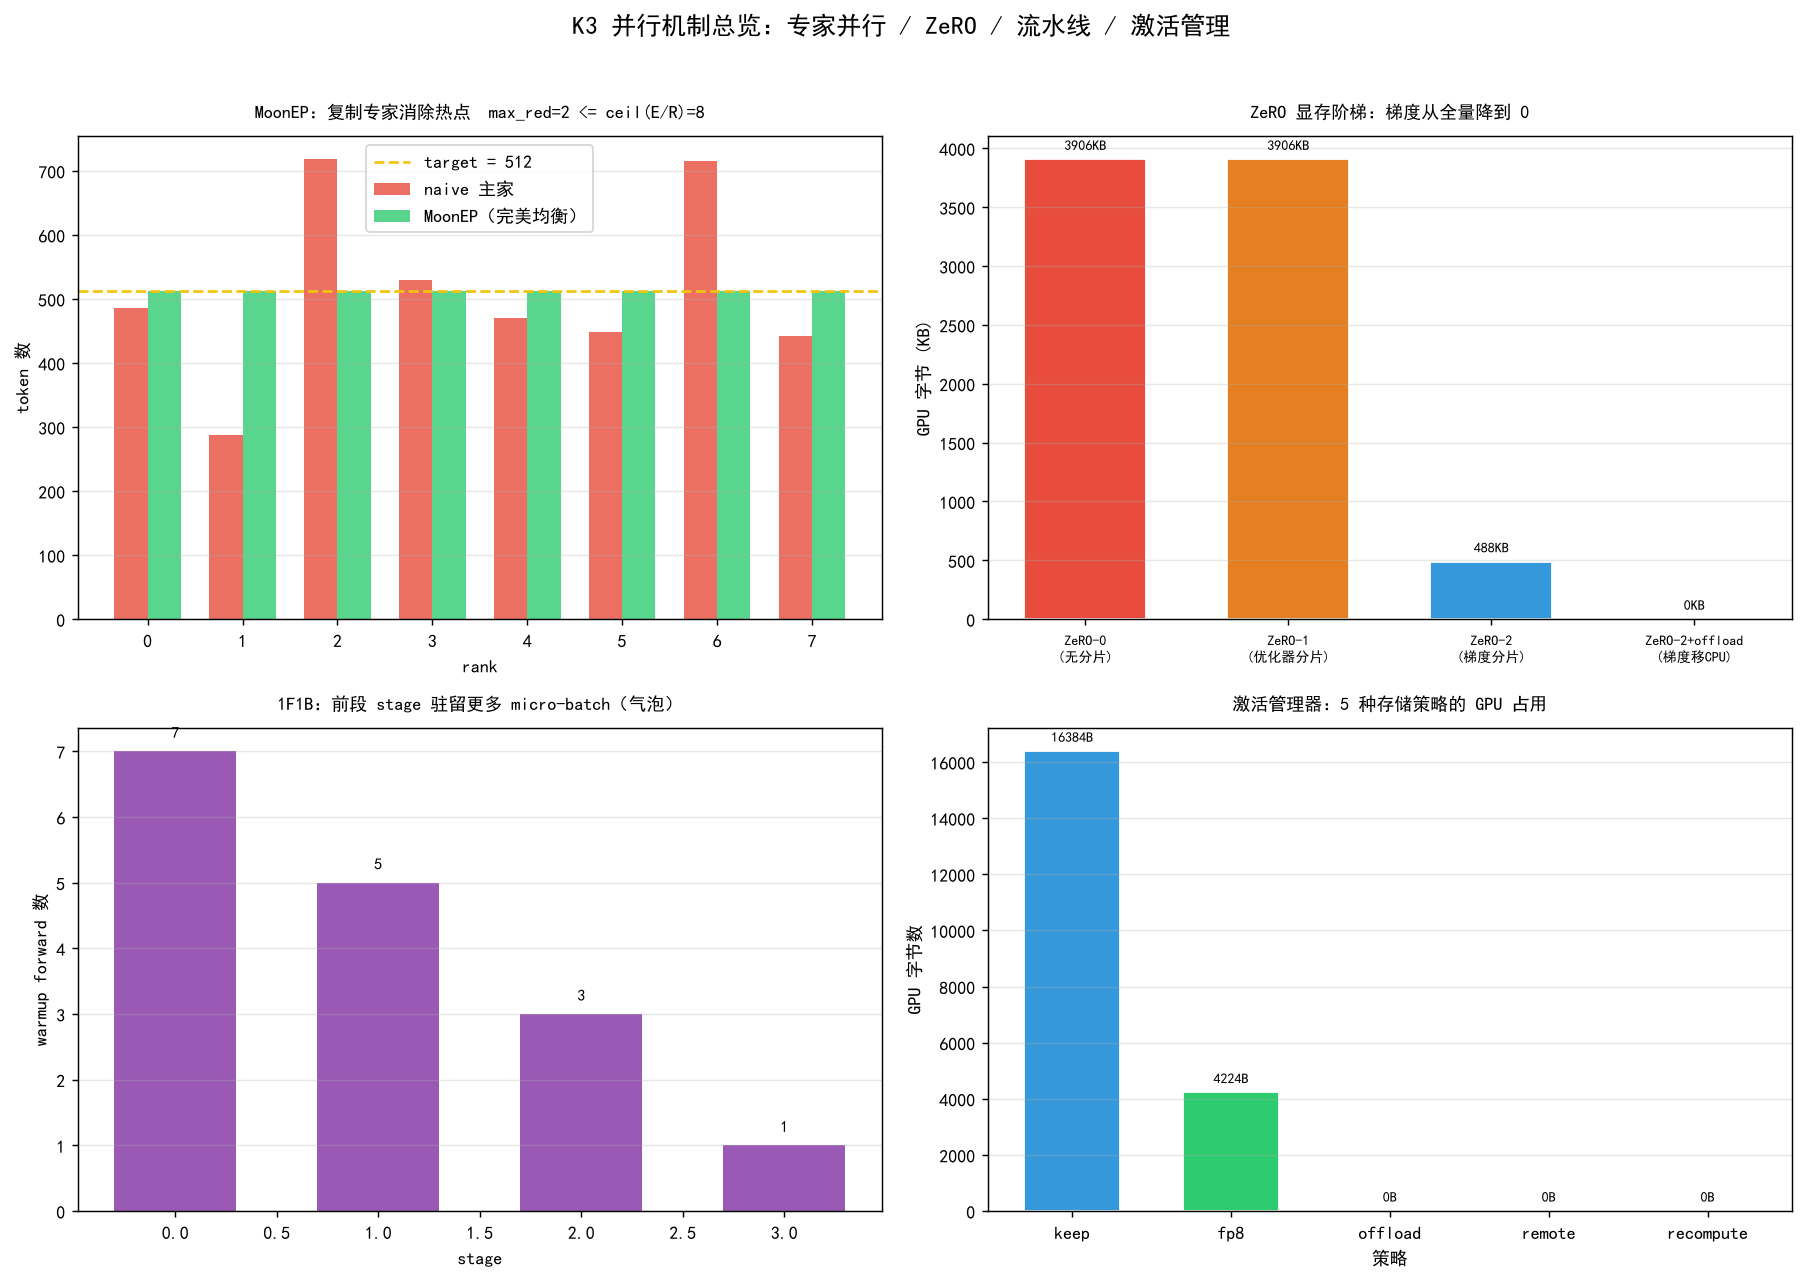

Generate this figure with Python:
# -*- coding: utf-8 -*-
"""并行机制总览图（向后兼容入口）。

原先的 plot_parallel.py 把四个实验混在一个 main() 里。
现在重构为：每个模块一个独立的 plot_xxx.py，每个 fig_xxx() 返回 (fig, text)。
本文件作为总览入口保留，仍然输出 plot_parallel.png 这一张 2x2 总览图。

详细的各模块独立图请运行：
  - plot_groups.py       — PP x EP x CP x DP 进程网格
  - plot_kcp.py          — KDA Context Parallelism (KCP)
  - plot_moonep.py       — MoonEP 专家并行
  - plot_zero.py         — ZeRO 梯度分片
  - plot_pipeline.py     — 流水线 / 1F1B / AttnRes 缓存 / 激活均衡
  - plot_activation.py   — 激活管理器 / FP8 块量化

运行方式（与旧版一致）：
    python plot_parallel.py
"""
from __future__ import annotations

from plot_utils import add_src_to_path

add_src_to_path()

import matplotlib

matplotlib.use("Agg")
import matplotlib.pyplot as plt
import numpy as np
import torch

from plot_utils import (
    setup_cjk_font, get_font_prop, text as _text,
    ax_title as _at, ax_labels as _al, ax_legend as _leg,
)
from models.llm.kimi_k3.parallel.moonep import plan_redundant_experts
from models.llm.kimi_k3.parallel.pipeline import one_f_one_b_schedule

HERE = __import__("os").path.dirname(__import__("os").path.abspath(__file__))


def _moonep_data(seed=0, n_experts=64, n_ranks=8, tokens_per_rank=512, skew=2.0):
    gen = torch.Generator().manual_seed(seed)
    total = tokens_per_rank * n_ranks
    weights = torch.rand(n_experts, generator=gen).pow(skew) + 1e-6
    probs = weights / weights.sum()
    draw = torch.multinomial(probs, total, replacement=True, generator=gen)
    loads = torch.bincount(draw, minlength=n_experts).tolist()
    experts_per_rank = -(-n_experts // n_ranks)
    plan = plan_redundant_experts(loads, n_ranks, experts_per_rank=experts_per_rank)
    home_loads = [0] * n_ranks
    for e, load in enumerate(loads):
        home = min(e // experts_per_rank, n_ranks - 1)
        home_loads[home] += load
    return home_loads, plan.tokens_per_rank(), plan.max_redundant(), plan.capacity


def fig_overview():
    setup_cjk_font()
    fp = get_font_prop()

    fig, axs = plt.subplots(2, 2, figsize=(14, 10), dpi=120)

    # --- 左上：MoonEP 负载均衡 ---
    home, moon, mr, cap = _moonep_data()
    x = list(range(len(home)))
    w = 0.35
    axs[0, 0].bar([i - w/2 for i in x], home, width=w,
                  label="naive 主家", color="#e74c3c", alpha=0.8)
    axs[0, 0].bar([i + w/2 for i in x], moon, width=w,
                  label="MoonEP（完美均衡）", color="#2ecc71", alpha=0.8)
    axs[0, 0].axhline(moon[0], color="#f1c40f", linestyle="--",
                      linewidth=1.5, label=f"target = {moon[0]}")
    _at(axs[0, 0], f"MoonEP：复制专家消除热点  max_red={mr} <= ceil(E/R)={cap}")
    _al(axs[0, 0], "rank", "token 数")
    _leg(axs[0, 0])
    axs[0, 0].grid(True, alpha=0.3, axis="y")

    # --- 右上：ZeRO 显存阶梯 ---
    total = 1_000_000 * 4
    world = 8
    labels = ["ZeRO-0\n(无分片)", "ZeRO-1\n(优化器分片)",
              "ZeRO-2\n(梯度分片)", "ZeRO-2+offload\n(梯度移CPU)"]
    values = [total, total, total // world, 0]
    colors = ["#e74c3c", "#e67e22", "#3498db", "#2ecc71"]
    bars = axs[0, 1].bar(labels, [v / 1024 for v in values],
                          color=colors, width=0.6, edgecolor="white")
    for bar, val in zip(bars, values):
        axs[0, 1].text(bar.get_x() + bar.get_width() / 2,
                       bar.get_height() + max(values) / 1024 * 0.02,
                       f"{val/1024:.0f}KB", ha="center", fontsize=8,
                       fontweight="bold", fontproperties=fp)
    _at(axs[0, 1], "ZeRO 显存阶梯：梯度从全量降到 0")
    _al(axs[0, 1], "", "GPU 字节 (KB)")
    axs[0, 1].grid(True, alpha=0.3, axis="y")
    axs[0, 1].tick_params(axis="x", labelsize=8)

    # --- 左下：1F1B warmup 倾斜 ---
    n_stages, n_mb, vps = 4, 16, 2
    warmups = [one_f_one_b_schedule(s, n_stages, n_mb, vps).warmup_steps
               for s in range(n_stages)]
    axs[1, 0].bar(range(n_stages), warmups, color="#9b59b6", width=0.6)
    for i, w in enumerate(warmups):
        axs[1, 0].text(i, w + 0.2, str(w), ha="center",
                       fontsize=9, fontweight="bold", fontproperties=fp)
    _at(axs[1, 0], "1F1B：前段 stage 驻留更多 micro-batch（气泡）")
    _al(axs[1, 0], "stage", "warmup forward 数")
    axs[1, 0].grid(True, alpha=0.3, axis="y")

    # --- 右下：激活策略对比 ---
    from models.llm.kimi_k3.parallel.activation_mgr import Policy, ActivationManager
    x_test = torch.randn(16, 256)
    pol_bytes = []
    for pol in Policy:
        mgr = ActivationManager(default_policy=pol, fp8_block_size=128)
        mgr.save("test", x_test, recompute_fn=lambda: torch.zeros_like(x_test))
        pol_bytes.append(mgr.gpu_bytes())
    labels2 = [p.value for p in Policy]
    colors2 = ["#3498db", "#2ecc71", "#9b59b6", "#e67e22", "#95a5a6"]
    bars2 = axs[1, 1].bar(labels2, [b for b in pol_bytes],
                           color=colors2, width=0.6, edgecolor="white")
    for bar, b in zip(bars2, pol_bytes):
        axs[1, 1].text(bar.get_x() + bar.get_width() / 2,
                       bar.get_height() + max(pol_bytes) * 0.02,
                       f"{b}B", ha="center", fontsize=8,
                       fontweight="bold", fontproperties=fp)
    _at(axs[1, 1], "激活管理器：5 种存储策略的 GPU 占用")
    _al(axs[1, 1], "策略", "GPU 字节数")
    axs[1, 1].grid(True, alpha=0.3, axis="y")

    fig.suptitle(
        "K3 并行机制总览：专家并行 / ZeRO / 流水线 / 激活管理",
        fontsize=14, fontweight="bold", fontproperties=fp,
    )
    fig.tight_layout(rect=[0, 0, 1, 0.96])
    return fig, _text(
        "四大并行机制总览图（详细子图见各 plot_xxx.py）",
        f"MoonEP: naive max={max(home)}, MoonEP all={moon[0]} (完美均衡)",
        f"ZeRO: {total} B → 0 B (offload 到 CPU)",
        f"1F1B warmup: stage0={warmups[0]} → stage{n_stages-1}={warmups[-1]} (倾斜)",
        f"激活策略: KEEP={pol_bytes[0]}B → FP8={pol_bytes[1]}B → OFFLOAD=0B",
    )


if __name__ == "__main__":
    import os
    from plot_utils import save
    fig, txt = fig_overview()
    out_path = os.path.join(HERE, "plot_parallel.png")
    fig.savefig(out_path, dpi=130, bbox_inches="tight")
    plt.close(fig)
    print("saved", out_path)
    print(txt)
